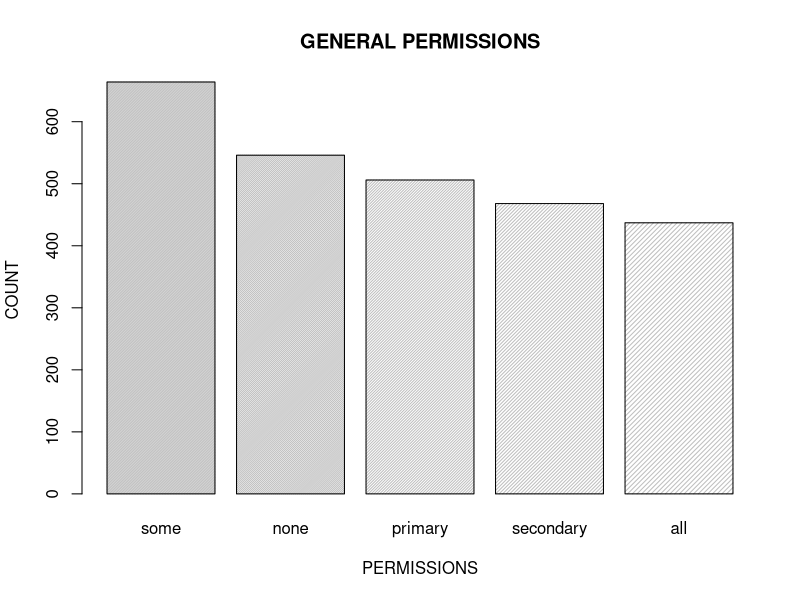
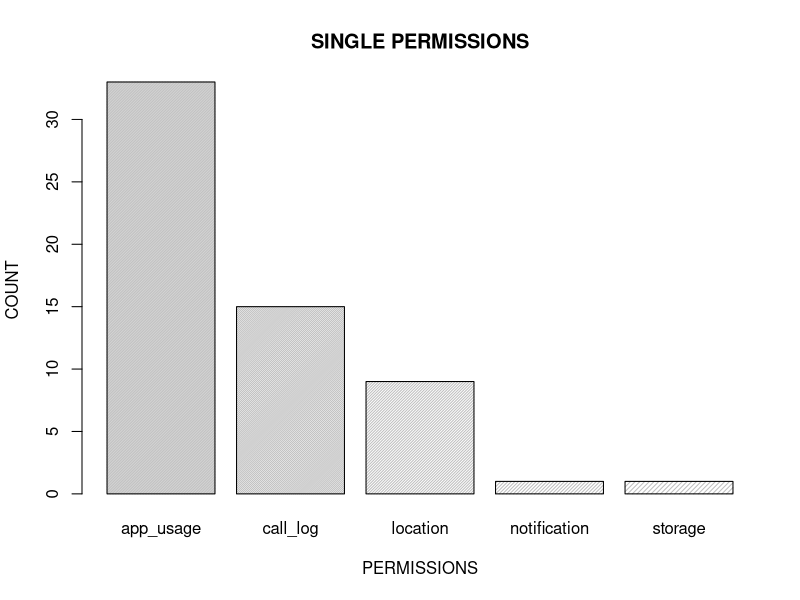
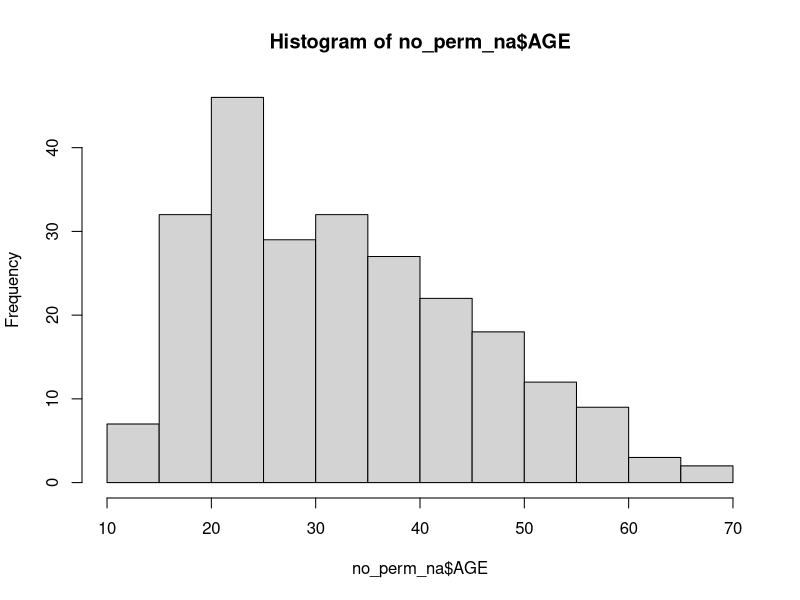
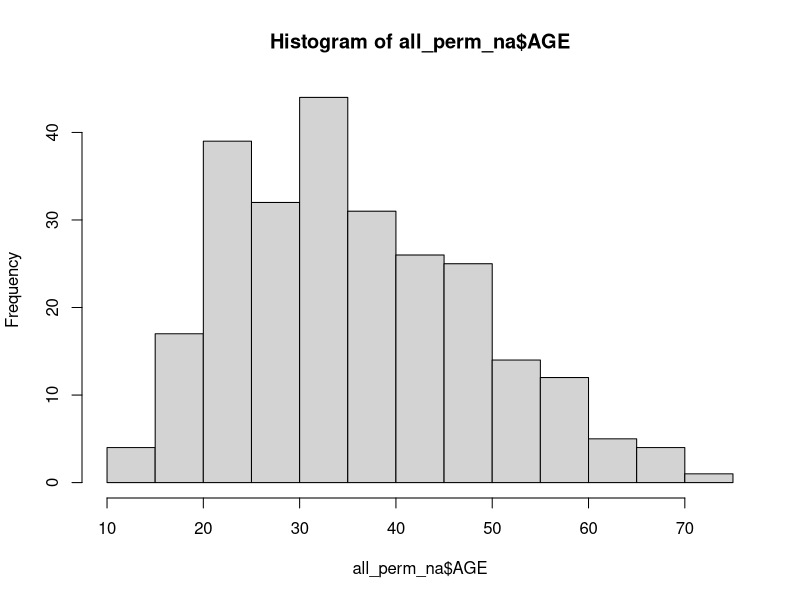
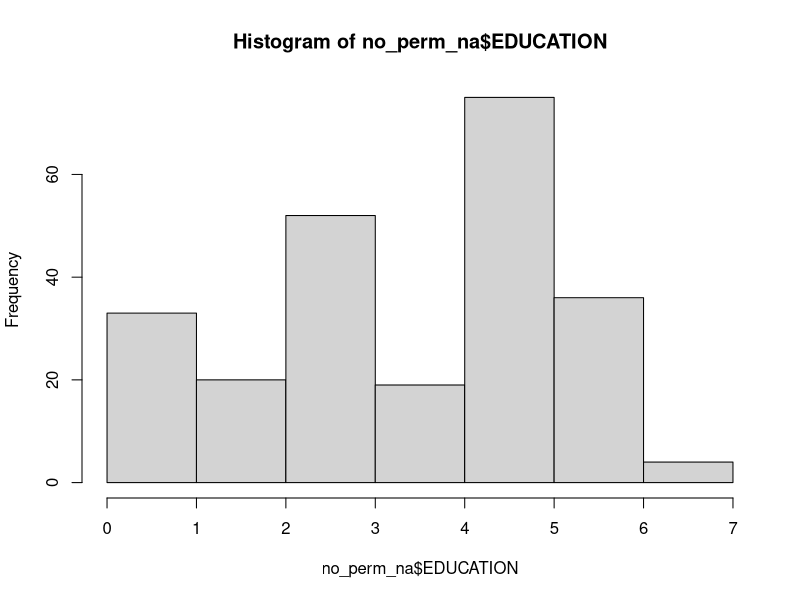
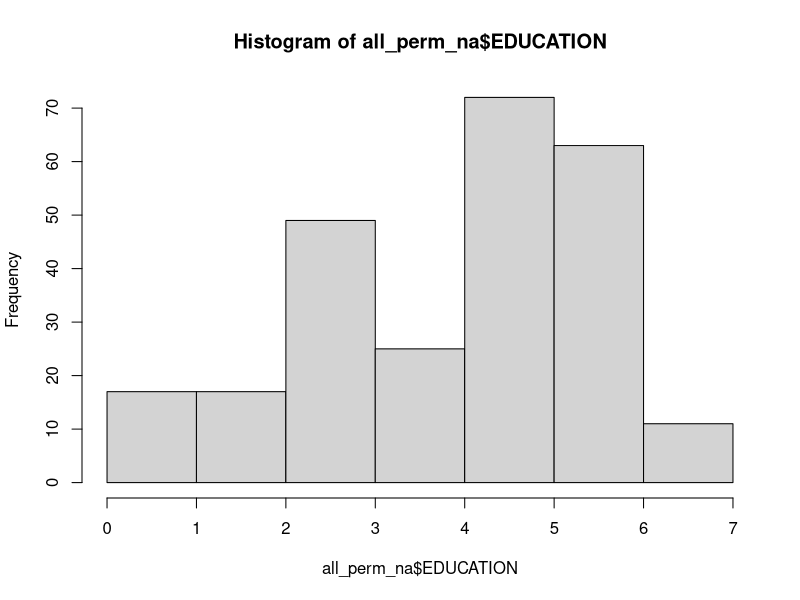
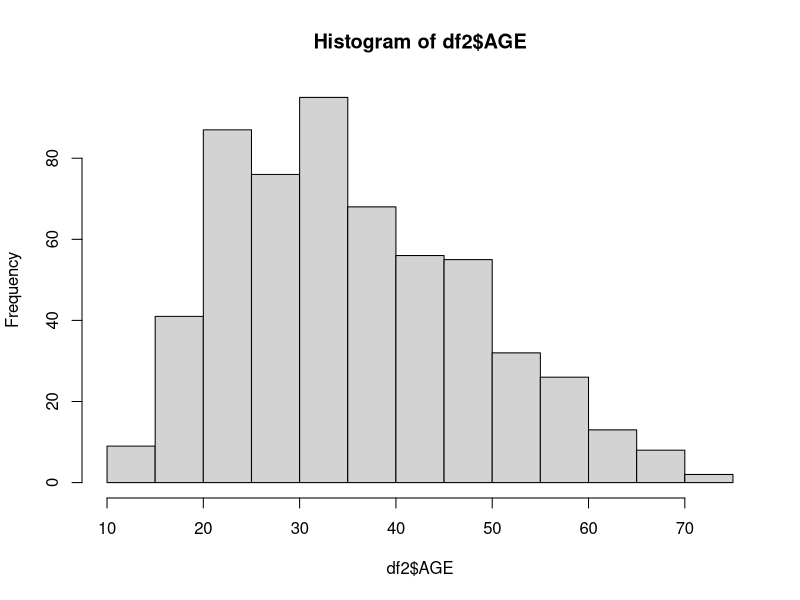
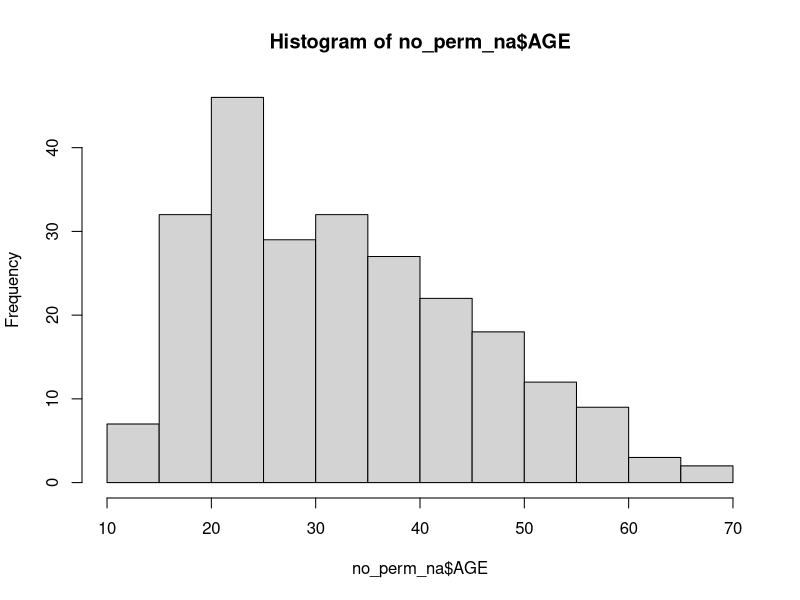

Recreate these plots in R, in order. (Note: this script raises an error after producing the figures.)
# libs -------------------------------------------------------------------

require(tidyr)
require(dplyr)
require(tidyverse)
require(data.table)

# library(RMySQL)
# library(DBI)
library(ggplot2)
library(tidyr)
library(dplyr)
library(tidyverse)
library(data.table)


# data prep --------------------------------------------------------------------

setwd("/Users/shanti/Documents/GitHub/TYDR") #working directory

# perm <- read.csv("users-min-usage.pkl_clean.pkl_info.pkl.csv") #load minimum file

perm <- read.csv("users-with-permission-info.pkl_clean.pkl_info.pkl.csv") #load maximum file

perm_wide <- reshape(perm, idvar = "userId", timevar = "fieldId", direction = "wide") #reshape to wideformat

names(perm_wide)[c(3,5,7,9,11,13,15,17,19,21)]<-c("STORAGE","LOCATION","CALL_LOG","APP_USAGE","NOTIFICATION", "GENERAL", "GENDER", "AGE", "EDUCATION","BFI-2") #naming

perm_final <- perm_wide[c(-2,-4,-6,-8,-10,-12,-14,-16,-18,-20)] #delete redundant columns

perm_final_dis <- distinct(perm_final) #check double entries...

perm_final$APP_USAGE <- as.factor(perm_final$APP_USAGE) #factorize for easier later analysis
perm_final$NOTIFICATION <- as.factor(perm_final$NOTIFICATION)
perm_final$STORAGE <- as.factor(perm_final$STORAGE)
perm_final$CALL_LOG <- as.factor(perm_final$CALL_LOG)
perm_final$LOCATION <- as.factor(perm_final$LOCATION)

# single sums -------------------------------------------------------------

sum(perm_final$APP_USAGE ==1)
sum(perm_final$NOTIFICATION ==1)
sum(perm_final$STORAGE ==1)
sum(perm_final$CALL_LOG ==1)
sum(perm_final$LOCATION ==1)


# all sums ----------------------------------------------------------------

sum(perm_final$APP_USAGE ==1 & perm_final$NOTIFICATION==1 & perm_final$STORAGE ==1 & perm_final$CALL_LOG ==1 & perm_final$LOCATION==1)


# primary perm sums ------------------------------------------------------

sum(perm_final$APP_USAGE ==1 & perm_final$NOTIFICATION==1)

# secondary perm sums -----------------------------------------------------

sum(perm_final$STORAGE ==1 & perm_final$CALL_LOG ==1 & perm_final$LOCATION==1)


# filtering dataframes (ordered by count) ----------------------------------------------------

some_perm <- filter(perm_final, APP_USAGE ==1 | NOTIFICATION ==1 | STORAGE ==1 | CALL_LOG ==1 | LOCATION ==1)
# 664
no_perm <- filter(perm_final, APP_USAGE ==0 & NOTIFICATION ==0 & STORAGE ==0 & CALL_LOG ==0 & LOCATION ==0)
# 546
prim_perm <- filter(perm_final, perm_final$APP_USAGE ==1 & perm_final$NOTIFICATION==1)
# 506
second_perm <- filter(perm_final, perm_final$STORAGE ==1 & perm_final$CALL_LOG ==1 & perm_final$LOCATION==1)
# 468
all_perm <- filter(perm_final, APP_USAGE ==1 & NOTIFICATION ==1 & STORAGE ==1 & CALL_LOG ==1 & LOCATION ==1)
# 437


appusageonly_perm <- filter(perm_final, APP_USAGE ==1 & NOTIFICATION ==0 & STORAGE ==0 & CALL_LOG ==0 & LOCATION ==0) 
# 33
calllogonly_perm <- filter(perm_final, APP_USAGE ==0 & NOTIFICATION ==0 & STORAGE ==0 & CALL_LOG ==1 & LOCATION ==0)
# 15
locationonly_perm <- filter(perm_final, APP_USAGE ==0 & NOTIFICATION ==0 & STORAGE ==0 & CALL_LOG ==0 & LOCATION ==1)
# 9
notificationonly_perm <- filter(perm_final, APP_USAGE ==0 & NOTIFICATION ==1 & STORAGE ==0 & CALL_LOG ==0 & LOCATION ==0)
# 1
storageonly_perm <- filter(perm_final, APP_USAGE ==0 & NOTIFICATION ==0 & STORAGE ==1 & CALL_LOG ==0 & LOCATION ==0)
# 1


# filtering dataframes testing combinations ----------------------------------------------------

app_call_perm <- filter(perm_final, APP_USAGE ==1 & NOTIFICATION ==0 & STORAGE ==0 & CALL_LOG ==1 & LOCATION ==0) 
app_location_perm <- filter(perm_final, APP_USAGE ==1 & NOTIFICATION ==0 & STORAGE ==0 & CALL_LOG ==0 & LOCATION ==1) 
call_location_perm <- filter(perm_final, APP_USAGE ==0 & NOTIFICATION ==0 & STORAGE ==0 & CALL_LOG ==1 & LOCATION ==1) 

app_allin_perm <- filter(perm_final, APP_USAGE ==1 & NOTIFICATION ==0 & STORAGE ==0 & CALL_LOG ==1 & LOCATION ==1) 
# all pretty rdnm...\close analysis path...

# barplot (could be ggplotted for fanciness....)  -----------------------------------------------------------------------

B <- c(664,546,506,468,437)
barplot(B, main="GENERAL PERMISSIONS", xlab="PERMISSIONS", ylab="COUNT", names.arg=c("some","none","primary","secondary","all"), border="black", density=c(90, 70, 50, 40, 30))

BB <- c(33,15,9,1,1)
barplot(BB, main="SINGLE PERMISSIONS", xlab="PERMISSIONS", ylab="COUNT", names.arg=c("app_usage","call_log","location","notification","storage"), border="black", density=c(90, 70, 50, 40, 30))


####################
####################

# stats -------------------------------------------------------------------
# https://stats.idre.ucla.edu/other/mult-pkg/whatstat/

# 1) permissions all vs. none: gruppenunterschiede in den anderen variabeln? --------------------------

# filter out NAs, build df for contrasts ----------------------------------------------------------

all_perm_dis <- distinct(all_perm)
all_perm_na = drop_na(all_perm)

no_perm_dis <- distinct(no_perm)
no_perm_na = drop_na(no_perm)

all_perm_na$PERM <- rep(1,nrow(all_perm_na)) 

no_perm_na$PERM <- rep(0,nrow(no_perm_na)) 

#merge by row
df1 <- rbind(all_perm_na,no_perm_na)


# statistics --------------------------------------------------------------

chisq.test(table(df1$GENDER,df1$PERM))
# X-squared = 0.6377, df = 1, p-value = 0.4245

t.test(df1$AGE ~ df1$PERM)
# t = -2.699, df = 489.2, p-value = 0.007196
# alternative hypothesis: true difference in means is not equal to 0
# 95 percent confidence interval:
#   -5.3037756 -0.8348927
# sample estimates:
#   mean in group 0 mean in group 1 
# 33.22594        36.29528 

wilcox.test(df1$AGE ~ df1$PERM)
# W = 25946, p-value = 0.005297


# hist (df1$AGE)
hist (no_perm_na$AGE)
hist (all_perm_na$AGE)


wilcox.test(df1$EDUCATION ~ df1$PERM)
# W = 25002, p-value = 0.0005349

# hist (df1$EDUCATION)
hist (no_perm_na$EDUCATION)
hist (all_perm_na$EDUCATION)

chisq.test(table(df1$GENERAL,df1$PERM))
# X-squared = 0.45639, df = 1, p-value = 0.4993

sum(no_perm_na$GENERAL==1)
sum(all_perm_na$GENERAL==1)

chisq.test(table(df1$`BFI-2`,df1$PERM))
# X-squared = 7.4197, df = 1, p-value = 0.006451

sum(no_perm_na$`BFI-2`==1)
sum(all_perm_na$`BFI-2`==1)


# 2) permissions primary vs. secondary: gruppenunterschiede in d --------

# filter out NAs, build df for contrast ----------------------------------------------------------

prim_perm_dis <- distinct(prim_perm)
prim_perm_na = drop_na(prim_perm)

second_perm_dis <- distinct(second_perm)
second_perm_na = drop_na(second_perm)

prim_perm_na$PERM <- rep(1,nrow(prim_perm_na)) 

second_perm_na$PERM <- rep(2,nrow(second_perm_na)) 

#merge by row
df2 <- rbind(prim_perm_na, second_perm_na)


# statistics --------------------------------------------------------------

chisq.test(table(df2$GENDER,df2$PERM))
# X-squared = 0.6377, df = 1, p-value = 0.4245

t.test(df2$AGE ~ df2$PERM)
# t = -2.699, df = 489.2, p-value = 0.007196
# alternative hypothesis: true difference in means is not equal to 0
# 95 percent confidence interval:
#   -5.3037756 -0.8348927
# sample estimates:
#   mean in group 0 mean in group 1 
# 33.22594        36.29528 

wilcox.test(df2$AGE ~ df2$PERM)
# W = 25946, p-value = 0.005297


hist (df2$AGE)
hist (no_perm_na$AGE)
hist (all_perm_na$AGE)


wilcox.test(df2$EDUCATION ~ df2$PERM)
# W = 25002, p-value = 0.0005349

chisq.test(table(df2$GENERAL,df2$PERM))
# X-squared = 0.45639, df = 1, p-value = 0.4993

chisq.test(table(df2$`BFI-2`,df2$PERM))
# X-squared = 7.4197, df = 1, p-value = 0.006451


# 3) NAs vs non-NAs: gruppenunterschiede in den  permissions und --------


# identical except NOT STOR(514)

sum(perm_final$GENERAL ==1)
sum(perm_final$GENDER ==1, na.rm = TRUE)
sum(perm_final$AGE >1, na.rm = TRUE)
sum(perm_final$EDUCATION >=0, na.rm = TRUE)
sum(perm_final$`BFI-2` ==1)

# 612 general, age, edu?

sum(is.na(perm_final$GENDER))
sum(is.na(perm_final$AGE))
sum(is.na(perm_final$EDUCATION))

# pattern arising: either whole line, just NAs, or strange combos


# plots -------------------------------------------------------------------

g <- ggplot(perm_final, aes(colnames))
g
# Number of cars in each class:
g + geom_histogram(aes(y = stat(count)))
g










